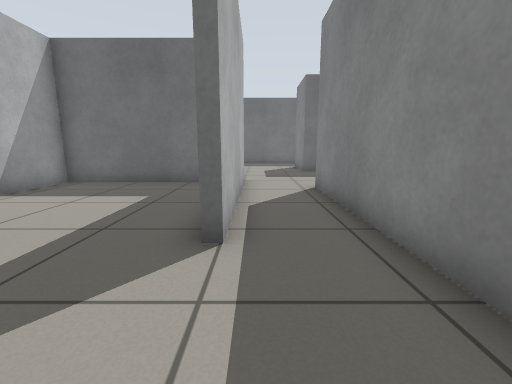
[1] (above)

14 first-person views from a walk through a world built for the Gazebo simulator. The camera is 0.66 m above the floor, tilts 10° down and sees 90° across. The floor is counted in squares, 0.5 m on a side. Each view is taken from the middle of a square. On the plan, view 1 faces up. The plan holds only what a view shows up to about 12 squares ahead; the rest is blank.

[2]
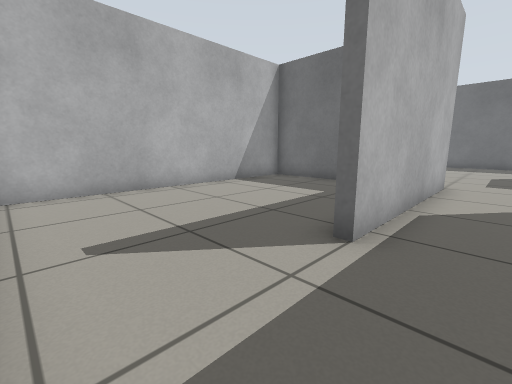

[3]
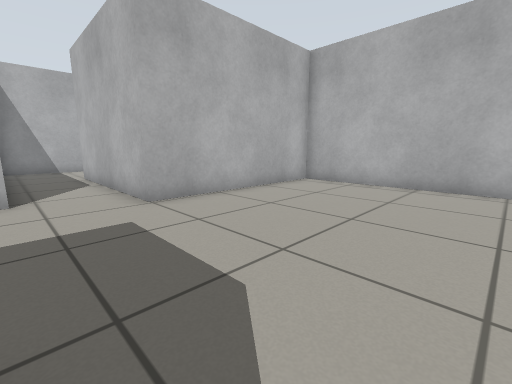

[4]
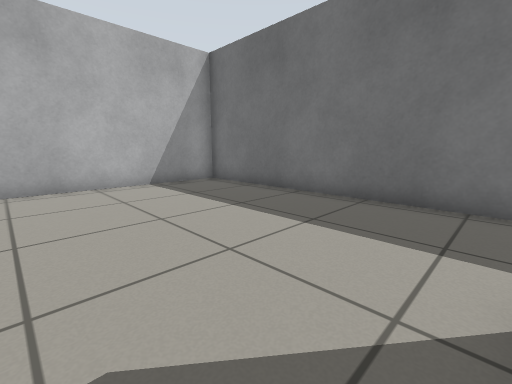

[5]
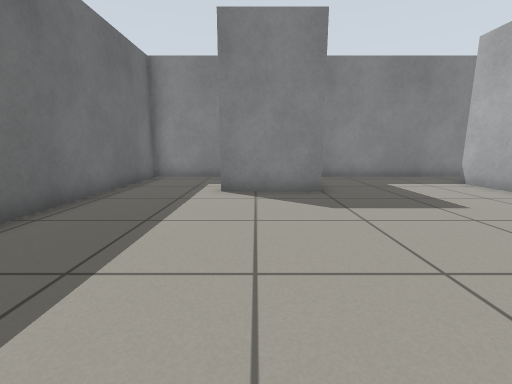

[6]
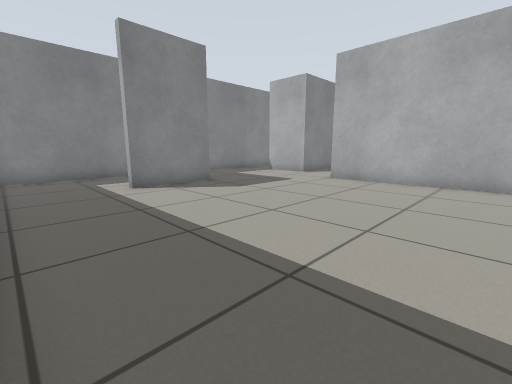

[7]
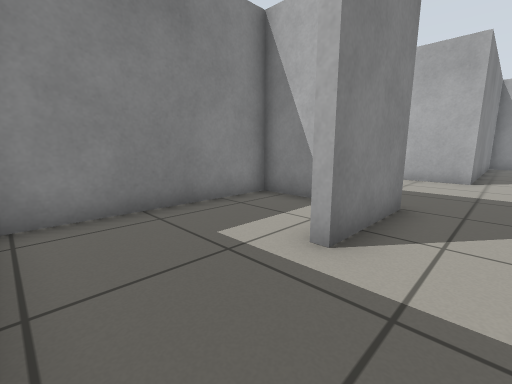

[8]
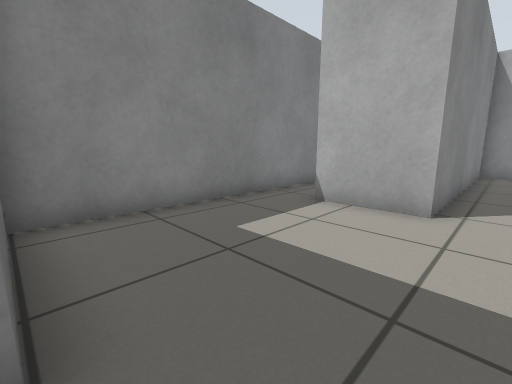

[9]
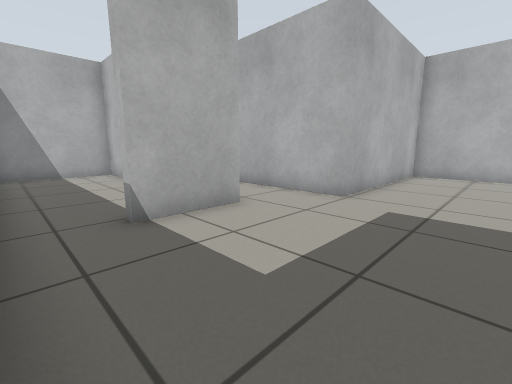

[10]
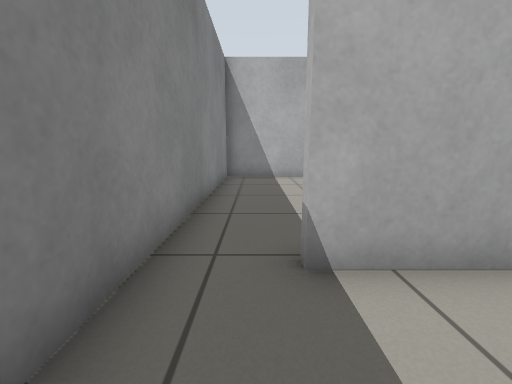

[11]
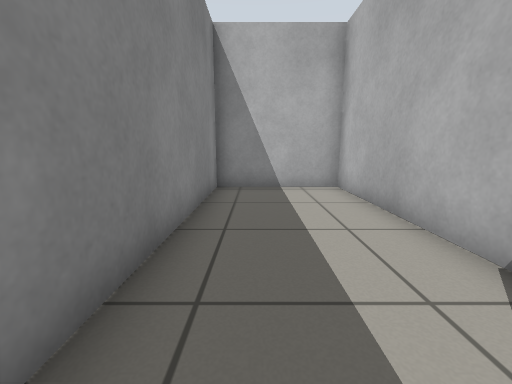

[12]
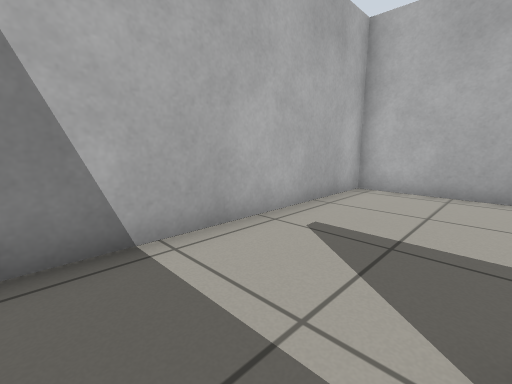

[13]
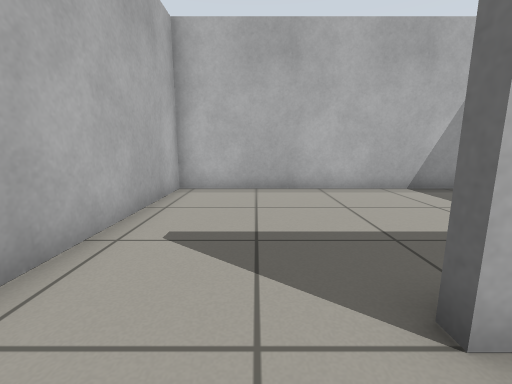

[14]
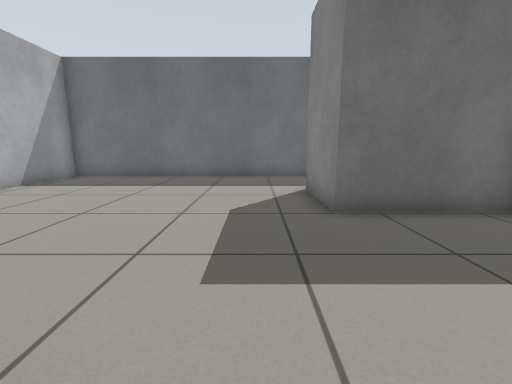

### Floor plan
Points are (right, up) in squares from view 1. A wall is a line through its corners. A room is listed if a view was taken in it or the views show most of it. See-through windows are left out.
Room 1 (views 1, 2, 3, 4, 5, 6, 7, 8, 9, 10, 11, 12, 13, 14)
walls: (3.6, 20.5) (-7.1, 20.5) (-7.1, 9.9) (-0.5, 9.9) (-0.5, 3.4); (6.3, 7.5) (6.3, 14) (2.6, 14) (2.6, 17) (3, 17); (-0.5, -0.4) (2, -0.4) (2, 8.4) (4.5, 8.4) (4.5, 8)
ways out: opening at (-1, 1.5) to room 2; opening at (5.5, 8) to room 3; opening at (3, 19) to room 4
Room 2 (no view inside)
walls: (-0.5, 3.4) (-0.9, 3.4); (-2.1, 9.6) (-7.1, 9.6) (-7.1, -0.4) (-0.5, -0.4)
ways out: opening at (-1, 1.5) to room 1
Room 3 (no view inside)
walls: (2.3, 5.5) (2.3, -0.4) (6.3, -0.4) (6.3, 7.5)
ways out: opening at (5.5, 8) to room 1
Room 4 (no view inside)
walls: (4.5, 14.3) (6.3, 14.3) (6.3, 20.5) (3.6, 20.5)
ways out: opening at (3, 19) to room 1

Where each view was taken, in squares from view 1:
view 1: 0 up, 0 right, facing up
view 2: 0 up, 1 right, facing up-left
view 3: 16 up, 2 right, facing down-left
view 4: 14 up, 2 right, facing up-left
view 5: 16 up, 5 left, facing right
view 6: 20 up, 6 left, facing down-right
view 7: 20 up, 1 right, facing down-right
view 8: 14 up, 1 right, facing down-right
view 9: 13 up, 6 right, facing down-left
view 10: 11 up, 5 right, facing down
view 11: 8 up, 5 right, facing down
view 12: 3 up, 1 right, facing down-left
view 13: 2 up, 1 right, facing left
view 14: 9 up, 1 right, facing up
